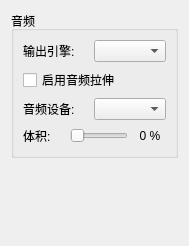
<?xml version="1.0" encoding="UTF-8"?>
<ui version="4.0">
 <class>ConfigureAudio</class>
 <widget class="QWidget" name="ConfigureAudio">
  <property name="geometry">
   <rect>
    <x>0</x>
    <y>0</y>
    <width>188</width>
    <height>246</height>
   </rect>
  </property>
  <layout class="QVBoxLayout">
   <item>
    <widget class="QGroupBox" name="groupBox">
     <property name="title">
      <string>音频</string>
     </property>
     <layout class="QVBoxLayout">
      <item>
       <layout class="QHBoxLayout">
        <item>
         <widget class="QLabel" name="label_1">
          <property name="text">
           <string>输出引擎:</string>
          </property>
         </widget>
        </item>
        <item>
         <widget class="QComboBox" name="output_sink_combo_box"/>
        </item>
       </layout>
      </item>
       <item>
         <widget class="QCheckBox" name="toggle_audio_stretching">
           <property name="toolTip">
             <string>这种后处理效果的音频调节速度相匹配的仿真速度，并有助于防止音频卡顿。然而，这增加了音频延迟.</string>
           </property>
           <property name="text">
             <string>启用音频拉伸</string>
           </property>
         </widget>
       </item>
      <item>
       <layout class="QHBoxLayout">
        <item>
         <widget class="QLabel" name="label_2">
          <property name="text">
           <string>音频设备:</string>
          </property>
         </widget>
        </item>
        <item>
         <widget class="QComboBox" name="audio_device_combo_box"/>
        </item>
       </layout>
      </item>
      <item>
       <layout class="QHBoxLayout" name="horizontalLayout_2">
        <property name="topMargin">
         <number>0</number>
        </property>
        <item>
         <widget class="QLabel" name="label_3">
          <property name="text">
           <string>体积:</string>
          </property>
         </widget>
        </item>
        <item>
         <spacer name="horizontalSpacer">
          <property name="orientation">
           <enum>Qt::Horizontal</enum>
          </property>
          <property name="sizeHint" stdset="0">
           <size>
            <width>40</width>
            <height>20</height>
           </size>
          </property>
         </spacer>
        </item>
        <item>
         <widget class="QSlider" name="volume_slider">
          <property name="sizePolicy">
           <sizepolicy hsizetype="Expanding" vsizetype="Fixed">
            <horstretch>0</horstretch>
            <verstretch>0</verstretch>
           </sizepolicy>
          </property>
          <property name="maximum">
           <number>100</number>
          </property>
          <property name="pageStep">
           <number>10</number>
          </property>
          <property name="orientation">
           <enum>Qt::Horizontal</enum>
          </property>
         </widget>
        </item>
        <item>
         <widget class="QLabel" name="volume_indicator">
          <property name="minimumSize">
           <size>
            <width>32</width>
            <height>0</height>
           </size>
          </property>
          <property name="text">
           <string>0 %</string>
          </property>
          <property name="alignment">
           <set>Qt::AlignCenter</set>
          </property>
         </widget>
        </item>
       </layout>
      </item>
     </layout>
    </widget>
   </item>
   <item>
    <spacer>
     <property name="orientation">
      <enum>Qt::Vertical</enum>
     </property>
     <property name="sizeHint" stdset="0">
      <size>
       <width>167</width>
       <height>55</height>
      </size>
     </property>
    </spacer>
   </item>
  </layout>
 </widget>
 <resources/>
 <connections/>
</ui>
